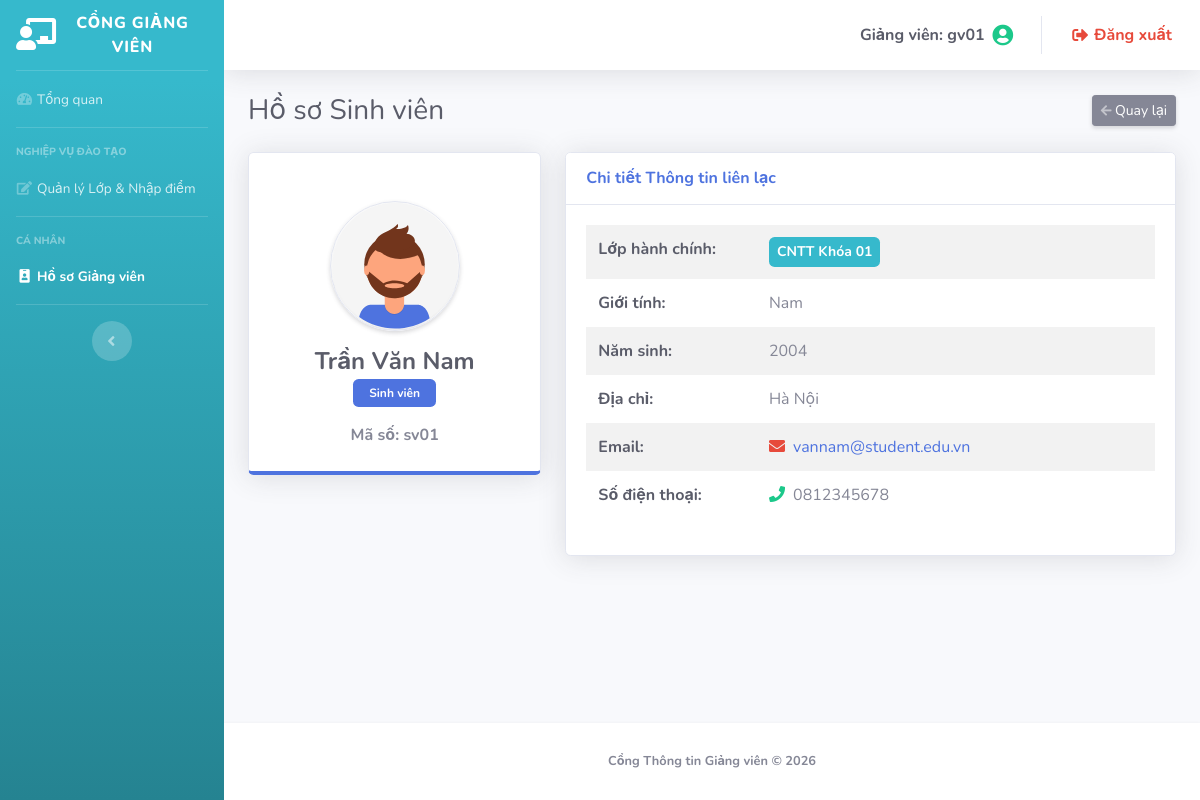
/lecturer/index.php?page=profile&role=Student&id=sv01 (signed in), run on the app's committed database.
### tables this page shows
CREATE TABLE
  `students` (
    `maSV` varchar(20) NOT NULL,
    `hoTen` varchar(100) NOT NULL,
    `gioiTinh` varchar(10) DEFAULT NULL,
    `namSinh` int (11) DEFAULT NULL,
    `diaChi` varchar(200) DEFAULT NULL,
    `email` varchar(100) DEFAULT NULL,
    `sdt` varchar(20) DEFAULT NULL,
    `maLop` varchar(20) NOT NULL
  );

CREATE TABLE
  `classes` (
    `maLop` varchar(20) NOT NULL,
    `tenLop` varchar(100) NOT NULL,
    `email` varchar(100) DEFAULT NULL,
    `maKhoa` varchar(20) NOT NULL,
    `maGV` varchar(20) NOT NULL
  );

### lecturer/profile.php (the view, shortened to what this page needs)
<?php
$roleView = $_GET['role'] ?? 'Lecturer';
$idView = $_GET['id'] ?? $_SESSION['user']['username'];
$profileData = [];
if ($roleView === 'Student') {
    $sql = "SELECT s.*, c.tenLop
            FROM Students s
            LEFT JOIN Classes c ON s.maLop = c.maLop
            WHERE s.maSV = ?";
    $stmt = $pdo->prepare($sql);
    $stmt->execute([$idView]);
    $profileData = $stmt->fetch();
}
?>
<div class="d-sm-flex align-items-center justify-content-between mb-4">
    <h1 class="h3 mb-0 text-gray-800">
        <?= ($roleView === 'Student') ? 'Hồ sơ Sinh viên' : 'Hồ sơ Của bạn' ?>
    </h1>
    <button onclick="history.back()" class="btn btn-secondary btn-sm shadow-sm">
        <i class="fas fa-arrow-left fa-sm text-white-50"></i> Quay lại
    </button>
</div>
<div class="row">
    <div class="col-xl-4 col-lg-5">
        <div class="card shadow mb-4 border-bottom-<?= ($roleView === 'Student') ? 'primary' : 'success' ?>">
            <div class="card-body text-center pt-5 pb-4">
                <img class="img-profile rounded-circle border shadow-sm mb-3"
                    src="<?= BASE_URL ?>img/undraw_profile<?= ($roleView === 'Student') ? '_2' : '' ?>.svg" alt="Avatar"
                    width="130" height="130">
                <h4 class="font-weight-bold text-dark mb-1">
                    <?= htmlspecialchars($profileData[($roleView === 'Student') ? 'hoTen' : 'hoTenGV']) ?>
                </h4>
                <div class="mb-3">
                    <?php if ($roleView === 'Student'): ?>
                        <span class="badge badge-primary px-3 py-2">Sinh viên</span>
                    <?php else: ?>
                        <span class="badge badge-success px-3 py-2">Giảng viên</span>
                    <?php endif; ?>
                </div>
                <div class="text-muted font-weight-bold">
                    Mã số: <?= htmlspecialchars($idView) ?>
                </div>
            </div>
        </div>
    </div>
    <div class="col-xl-8 col-lg-7">
        <div class="card shadow mb-4">
            <div class="card-header py-3 bg-white">
                <h6 class="m-0 font-weight-bold text-<?= ($roleView === 'Student') ? 'primary' : 'success' ?>">
                    Chi tiết Thông tin liên lạc
                </h6>
            </div>
            <div class="card-body">
                <table class="table table-borderless table-striped">
                    <tbody>
                        <?php if ($roleView === 'Student'): ?>
                            <tr>
                                <th width="30%" class="text-gray-800">Lớp hành chính:</th>
                                <td><span class="badge badge-info p-2"
                                        style="font-size: 14px;"><?= htmlspecialchars($profileData['tenLop'] ?? 'Chưa phân lớp') ?></span>
                                </td>
                            </tr>
                            <tr>
                                <th class="text-gray-800">Giới tính:</th>
                                <td><?= htmlspecialchars($profileData['gioiTinh'] ?? 'Chưa cập nhật') ?></td>
                            </tr>
                            <tr>
                                <th class="text-gray-800">Năm sinh:</th>
                                <td><?= htmlspecialchars($profileData['namSinh'] ?? 'Chưa cập nhật') ?></td>
                            </tr>
                            <tr>
                                <th class="text-gray-800">Địa chỉ:</th>
                                <td><?= htmlspecialchars($profileData['diaChi'] ?? 'Chưa cập nhật') ?></td>
                            </tr>
                        <?php endif; ?>
                        <tr>
                            <th width="30%" class="text-gray-800">Email:</th>
                            <td>
                                <?php if (!empty($profileData['email'])): ?>
                                    <a href="mailto:<?= htmlspecialchars($profileData['email']) ?>"
                                        class="text-decoration-none">
                                        <i class="fas fa-envelope mr-1 text-danger"></i>
                                        <?= htmlspecialchars($profileData['email']) ?>
                                    </a>
                                <?php else: ?>
                                    <span class="text-muted">Chưa cập nhật</span>
                                <?php endif; ?>
                            </td>
                        </tr>
                        <tr>
                            <th class="text-gray-800">Số điện thoại:</th>
                            <td>
                                <?php if (!empty($profileData['sdt'])): ?>
                                    <i class="fas fa-phone mr-1 text-success"></i>
                                    <?= htmlspecialchars($profileData['sdt']) ?>
                                <?php else: ?>
                                    <span class="text-muted">Chưa cập nhật</span>
                                <?php endif; ?>
                            </td>
                        </tr>
                    </tbody>
                </table>
            </div>
        </div>
    </div>
</div>

### data on the page
students: hoTen "Trần Văn Nam", maLop.tenLop "CNTT Khóa 01", gioiTinh "Nam", namSinh "2004", diaChi "Hà Nội", email "vannam@student.edu.vn", sdt "0812345678"

### other printed values
$_SESSION['user']['username'] "gv01"
$idView "sv01"
